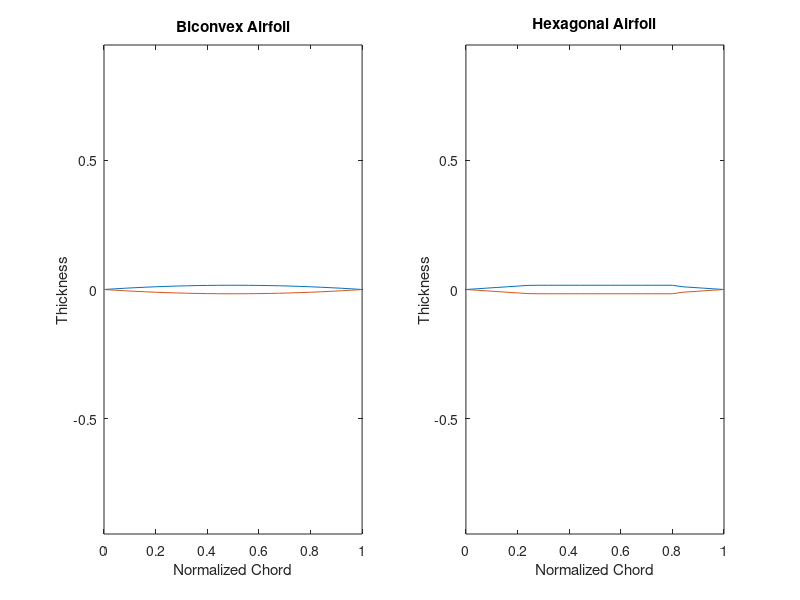

The MATLAB source for this figure:
clear
close all
clc
AR = 3.068;
S_W = 41;
b_W = sqrt(AR*S_W);

lambda = 0.35; % taper ratio
c_root_W = 2*S_W / ( (1+lambda) * b_W);
c_tip_W = lambda * c_root_W;
c_bar_W = 2*c_root_W*((1 + lambda + lambda^2)/(1 + lambda))/3; % [m]

Y_bar = b_W * ((1 + 2*lambda) / (1 + lambda)) /6;

L_F = 16.3;
L_HT = 0.5 * L_F;
L_VT = L_HT + 0.4;

c_VT = 0.07;
c_HT = 0.4;
S_VT = c_VT * b_W * S_W / L_VT;

S_one_VT = S_VT/2;
S_HT = c_HT * c_bar_W * S_W / L_HT;
S_one_HT = S_HT/2;

gamma_vtail = atand(S_VT/S_HT); % degrees

To_thrust = 57.8e3;

yt = 0.8;

Nt_crit = To_thrust*yt;
Nt_drag = Nt_crit*0.15;
Nt_tot = Nt_drag + Nt_crit;

% Vertical Tail Dimensions
b_VT = sqrt(AR*S_one_VT);
b_VT_one = b_VT/2;
c_root_VT = 2*S_one_VT / ( (1+lambda) * b_VT);
c_tip_VT = lambda * c_root_VT;
c_bar_VT = 2*c_root_VT*((1 + lambda + lambda^2)/(1 + lambda))/3;
Y_bar = b_VT * ((1 + 2*lambda) / (1 + lambda)) /6;

% b_VT = sqrt(AR*S_VT);
% b_VT_one = b_VT/2;
% 
% c_root_VT = 2*S_VT / ( (1+lambda) * b_VT);
% c_tip_VT = lambda * c_root_VT;
% c_bar_VT = 2*c_root_VT*((1 + lambda + lambda^2)/(1 + lambda))/3;
% 
% Y_bar_VT = b_VT * ((1 + 2*lambda) / (1 + lambda)) /6;

% Horizontal Tail Dimensions
b_HT = sqrt(AR*S_one_HT);
b_HT_one = b_HT/2;
c_root_HT = 2*S_one_HT / ( (1+lambda) * b_HT);
c_tip_HT = lambda * c_root_HT;
c_bar_HT = 2*c_root_HT*((1 + lambda + lambda^2)/(1 + lambda))/3;
Y_bar_HT = b_HT * ((1 + 2*lambda) / (1 + lambda)) /6;
%% Draw Airfoils
chord_pannels = 26;
norm_chord = linspace(0,1,chord_pannels);
N = 10; %Change this to change airfol front roundness
del_pannel = norm_chord(2)-norm_chord(1);
r = N*del_pannel;
d_theta = pi/(2*N);
% Biconvex airfoil coordinates
T_to_C = 0.033;
% biconvex_top = zeros(0,length(norm_chord));
% for i = 1:length(norm_chord)
% 
%     if i <= N
%         theta = pi - d_theta*(i-1);
%         biconvex_top(i) = r*sin(theta);
%     else
%         biconvex_top(i) = 2 * T_to_C * (-norm_chord(i)^2 + norm_chord(i));
%     end
% 
% end
biconvex_top = 2 * T_to_C * (-norm_chord.^2 + norm_chord);
biconvex_bottom = -biconvex_top;
biconvex_bottom(1) = 0;
biconvex_bottom(end) = 0;
biconvex_export = transpose([fliplr(biconvex_top),biconvex_bottom]);
biconvex_mfoil = transpose([biconvex_top,fliplr(biconvex_bottom)]);
figure()
subplot(1,2,1)
plot(norm_chord, biconvex_top)
hold on
plot(norm_chord, biconvex_bottom)
title('Biconvex Airfoil');
xlabel('Normalized Chord');
ylabel('Thickness');
axis equal
% Hexagonal airfoil coordinates using same thickness to chord ratio as
% biconvex airfoil and flat surface staing at 0.25c and ending at 0.75c
hexagonal_top = zeros(0,length(norm_chord));
% for i = 1:length(norm_chord)
% 
%     if i <= N
%         theta = pi - d_theta*(i-1);
%         hexagonal_top(i) = r*sin(theta);
%     elseif N < i && i <= 25
%         hexagonal_top(i) = 2*T_to_C*norm_chord(i);
%     elseif i > 25 && i <= 75
%         hexagonal_top(i) = T_to_C/2;
%     else
%         hexagonal_top(i) = -2*T_to_C*norm_chord(i) + 2*T_to_C;
%     end
% 
% end
for i = 1:length(norm_chord)
    if i <= round(chord_pannels/4)
        hexagonal_top(i) = 2*T_to_C*norm_chord(i);
    elseif i > round(chord_pannels/4) && i <= 3*round(chord_pannels/4)
        hexagonal_top(i) = T_to_C/2;
    else
        hexagonal_top(i) = -2*T_to_C*norm_chord(i) + 2*T_to_C;
    end
end
hexagonal_bottom = -hexagonal_top;
hexagonal_bottom(1) = 0;
hexagonal_bottom(end) = 0;
hexagonal_export = transpose([fliplr(hexagonal_top),hexagonal_bottom]);
hexagonal_mfoil = transpose([hexagonal_top,fliplr(hexagonal_bottom)]);
subplot(1,2,2)
plot(norm_chord, hexagonal_top)
hold on
plot(norm_chord, hexagonal_bottom)
title('Hexagonal Airfoil');
xlabel('Normalized Chord');
ylabel('Thickness');
axis equal
% Export points
norm_chord_export = transpose([fliplr(norm_chord),norm_chord]);
norm_chord_mfoil = transpose([norm_chord,fliplr(norm_chord)]);
biconvex_export = [norm_chord_export, biconvex_export];
biconvex_export(27,:) = [];
hexagonal_export = [norm_chord_export, hexagonal_export];
hexagonal_export(27,:) = [];
biconvex_mfoil = [norm_chord_export, biconvex_mfoil];
biconvex_mfoil(27,:) = [];
biconvex_mfoil(26,2) = biconvex_mfoil(25,2);
hexagonal_mfoil = [norm_chord_export, hexagonal_mfoil];
hexagonal_mfoil(27,:) = [];
hexagonal_mfoil(26,2) = hexagonal_mfoil(25,2);